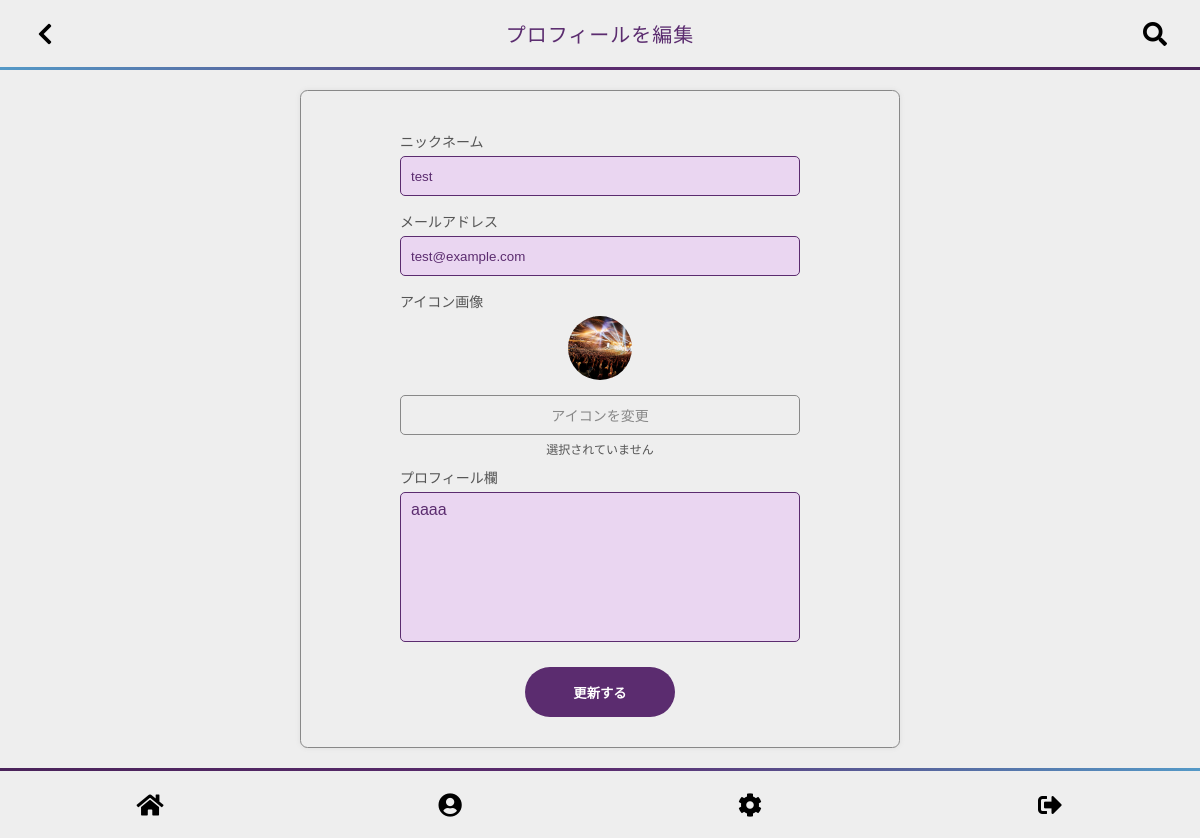
Page /edit/index.php (signed in) on the committed database.
### tables this page shows
CREATE TABLE "members" (
	"id"	INTEGER,
	"name"	VARCHAR(255),
	"email"	VARCHAR(255),
	"password"	VARCHAR(255),
	"image"	TEXT,
	"bio"	TEXT,
	"created"	DATETIME,
	"modified"	TIMESTAMP,
	PRIMARY KEY("id" AUTOINCREMENT)
);

### func.php (called while the page is built, shortened)
<?php
function h($string)
{
  if (!empty($string)) {
    return htmlspecialchars($string, ENT_QUOTES, 'UTF-8', true);
  }
}

### edit/index.php (the view, shortened to what this page needs)
<?php
require($_SERVER['DOCUMENT_ROOT'] . '/func.php');
$db = dbConnect();
$sql = 'SELECT * FROM members WHERE id = :id';
$stmt = $db->prepare($sql);
$stmt->bindValue(':id', $_SESSION['id']);
$stmt->execute();
$profile = $stmt->fetch();
?>
<!DOCTYPE html>
<html lang="ja">
<head>
  <link href="https://use.fontawesome.com/releases/v5.14.0/css/all.css" rel="stylesheet">
  <link rel="stylesheet" href="/css/general.css">
</head>
<body>
  <div class="main">
    <div class="content login_form join_form">
      <form action="" method="post" enctype="multipart/form-data">
        <div class="label">ニックネーム</div>
        <input type="text" name="name" placeholder="Gijiroku" id="" class="login_form_input" value="<?php if (!empty($profile['name'])) echo h($profile['name']); ?>">
        <?php if (!empty($error['name']) && $error['name'] = 'large') : ?>
          <div class="error">
            ニックネームは25文字以内で入力してください
          </div>
        <?php endif; ?>
        <div class="label">メールアドレス</div>
        <input type="email" name="email" placeholder="gijiroku@example.com" id="" class="login_form_input" value="<?php if (!empty($profile['email'])) echo h($profile['email']); ?>">
        <div class="label">アイコン画像</div>
        <div class="input_file">
          <div class="image">
            <img src="<?php if (!empty($profile['image'])) echo h($profile['image']) ?>"><br>
          </div>
        </div>
        <label class="file_input_btn">
          <input type="file" name="image" class="file_input" accept="image/*"><span class="file_name">アイコンを変更</span>
        </label>
        <div class="file_input_alert">
          <?php if (!empty($error['image']) && $error['image'] == 'type') : ?>
            <div class="error">.gif, .jpg, .png の画像を指定してください</div>
          <?php elseif (!empty($error) && empty($error['image'])) : ?>
            <div class="error">もう一度選択してください</div>
          <?php else : ?>
            選択されていません
          <?php endif; ?>
        </div>
        <div class="label">プロフィール欄</div>
        <textarea name="bio" id="" class="bio" placeholder="紹介文"><?php if (!empty($profile['bio'])) {
                                                                    echo $profile['bio'];
                                                                  } ?></textarea>
        <input type="submit" class="submit_btn" value="更新する">
      </form>
    </div>
  </div>
</body>
</html>

### css/general.css (style rules this page uses)
:root { --main-color: #5b2c6f; --sub-color: #ead6f1; --nice-color: #e74c3c; --background-color: #eee; --text-color: #111; --border-color: #888; --header-bar-height: 70px; --footer-bar-height: 70px; }
* { box-sizing: border-box; font-family: sans-serif; }
body { background-color: var(--background-color); margin: 0; }
.main { display: flex; flex-direction: column; width: 100%; height: calc(100vh - var(--header-bar-height) - var(--footer-bar-height)); overflow-y: scroll; margin: var(--footer-bar-height) auto 0; background-color: var(--background-color); }
.main .content { display: flex; flex-direction: column; max-width: 600px; width: 90%; margin: 20px auto; }
.main .content.login_form { display: flex; border: 1px solid #888; }
.content.login_form { display: flex; flex-direction: column; align-items: center; justify-content: center; text-align: center; width: 80%; padding: 30px 0; margin: 20px auto; max-width: 600px; border-radius: 7.5px; background-color: var(--background-color); box-shadow: 0 0 5px #ddd; }
.content.login_form .login_form_input { margin: 15px 0 5px; padding: 0 10px; width: 60vw; max-width: 400px; height: 40px; border-radius: 5px; outline: none; transition: border-color .3s ease-in-out, background-color .3s ease-in-out, color .3s ease-in-out; border: 1px solid #888; color: #555; background-color: var(--background-color); }
.content.login_form .bio { display: flex; flex-direction: column; justify-content: center; align-items: center; width: 60vw; max-width: 400px; height: 150px; margin: 15px auto 5px; font-size: 16px; padding: 7.5px 10px; resize: none; border: none; outline: none; border-radius: 5px; border: 1px solid #888; background-color: var(--background-color); transition: border-color .3s ease-in-out, background-color .3s ease-in-out, color .3s ease-in-out; }
.content.login_form .bio:not(:placeholder-shown) { background-color: var(--sub-color); border-color: var(--main-color); color: var(--main-color); }
.content.login_form.join_form .login_form_input { margin: 15px 0 5px; }
.content.login_form .login_form_input:focus-visible, .content.login_form .login_form_input:not(:placeholder-shown) { outline: none; color: var(--main-color); border: 1px solid var(--main-color); background-color: var(--sub-color); }
.content.login_form label.file_input_btn { display: flex; width: 60vw; text-align: center; justify-content: center; align-items: center; max-width: 400px; height: 40px; margin: 15px auto 5px; padding: 0 10px; border-radius: 5px; color: #888; transition: border-color .3s ease-in-out, background-color .3s ease-in-out, color .3s ease-in-out; border: 1px solid #888; cursor: pointer; font-size: 14px; }
.content.login_form label.file_input_btn .file_name { text-overflow: ellipsis; overflow: hidden; white-space: nowrap; width: 100%; }
.content.login_form .file_input_alert { font-size: 12px; color: #555; margin-top: 2.5px; }
.content.login_form .submit_btn { outline: none; background-color: var(--main-color); color: #fff; margin-top: 20px; height: 50px; width: 150px; border: none; border-radius: 25px; font-weight: bold; cursor: pointer; transition: opacity .3s ease-in-out; }
.content.login_form .label { text-align: left; margin: 10px auto -10px; width: 60vw; max-width: 400px; font-size: 14px; color: #555; }
.content.login_form .input_file { display: flex; flex-direction: column; width: 100%; justify-content: center; align-items: center; text-align: center; }
.content.login_form .image { display: flex; width: 64px; height: 64px; margin: 15px 0 0; }
.content.login_form .image img { border-radius: 100%; width: 100%; height: 100%; object-fit: cover; }

### rows in the picture
members: name "test", email "test@example.com", image (picture), bio "aaaa"

### other values in the picture
$v->heading "プロフィールを編集"
